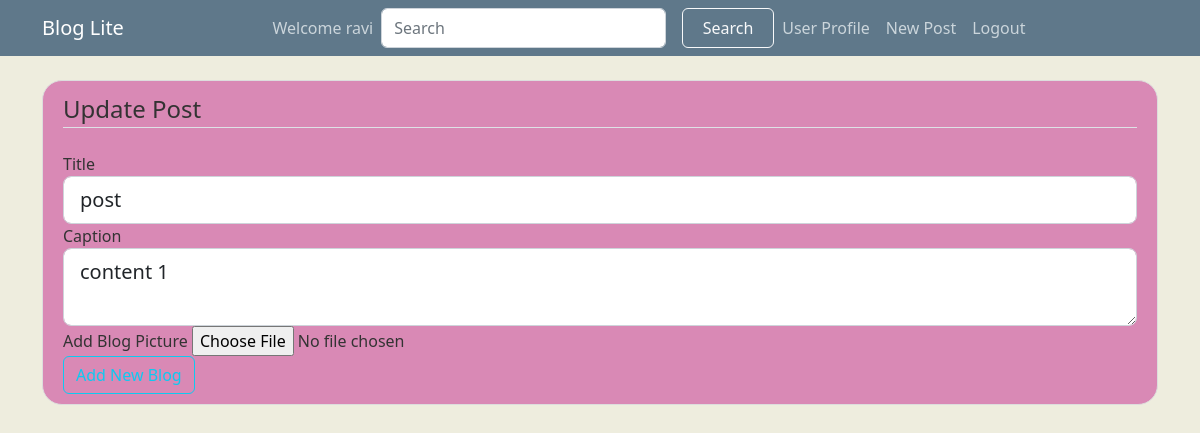
The app's page /post/2/update (signed in) with its own data.
### flaskblog/models.py (models this page shows, shortened)
class User(db.Model,UserMixin):
    id = db.Column(db.Integer, primary_key=True)
    username = db.Column(db.String(20), unique=True, nullable=False)
    email = db.Column(db.String(120), unique=True, nullable=False)
    image_file = db.Column(db.String(20), nullable=False, default='default.jpg')
    password = db.Column(db.String(60), nullable=False)
    posts = db.relationship('Post', backref='author', lazy=True)
    followed = db.relationship('User',
                               secondary=followers,
                               primaryjoin=(followers.c.follower_id == id),
                               secondaryjoin=(followers.c.followed_id == id),
                               backref=db.backref('followers')
                               )

class Post(db.Model):
    id = db.Column(db.Integer, primary_key=True)
    title = db.Column(db.String(100), nullable=False)
    post_image = db.Column(db.String(20),nullable=False,default='default_post.jpg')
    date_posted = db.Column(db.DateTime, nullable=False, default=datetime.utcnow)
    content = db.Column(db.Text, nullable=False)
    user_id = db.Column(db.Integer, db.ForeignKey('user.id'), nullable=False)
    likes = db.relationship('Like',       backref='post')

### flaskblog/routes.py (the view)
@app.route("/post/<int:post_id>/update", methods=['GET', 'POST'])
@login_required
def update_post(post_id):
    post = Post.query.get_or_404(post_id)
    if post.author != current_user:
        abort(403)        # import the about() function from flask library.
    form = PostForm()
    if form.validate_on_submit():
        if form.post_image.data:
            picture_file = save_post_picture(form.post_image.data)
            post.post_image = picture_file
        post.title = form.title.data
        post.content = form.content.data
        db.session.commit()
        flash('Your post has been updated!', 'success')
        return redirect(url_for('post', post_id=post.id))
    elif request.method == 'GET':
        form.title.data = post.title
        form.content.data = post.content
        form.post_image.data = post.post_image
    return render_template('create_post.html', title='Update Post',
                           form=form, legend='Update Post')

### flaskblog/forms.py
class PostForm(FlaskForm):
    title = StringField("Title" ,   validators=[DataRequired()])
    post_image =  FileField("Add Blog Picture",  validators=[FileAllowed(['jpg','jpeg', 'png'])])
    content = TextAreaField("Caption" , validators= [DataRequired()])
    submit= SubmitField("Add New Blog")

### flaskblog/models.py (called while the page is built)
@login_manager.user_loader
def load_user(user_id):
    return User.query.get(int(user_id))

### flaskblog/templates/create_post.html (shortened to what this page needs)
{% extends "layout.html" %}
{% block content %}
<div class="content-section">
    <form action="" method="POST" enctype="multipart/form-data">
        <fieldset class="form-group">
            <legend class="border-bottom mb-4">{{ legend }}</legend>
            <div class="form-group">
                {{ form.title.label(class="form-control-label") }}
                {% if form.title.errors %}
                {{ form.title(class="form-control form-control-lg is-invalid") }}
                <div class="invalid-feedback">
                    {% for error in form.title.errors %}
                    <span>{{error}}</span>
                    {% endfor %}
                </div>
                {% else %}
                {{ form.title(class="form-control form-control-lg") }}
                {% endif %}
            </div>
            <div class="form-group">
                {{ form.content.label(class="form-control-label") }}
                {% if form.content.errors %}
                {{ form.content(class="form-control form-control-lg is-invalid") }}
                <div class="invalid-feedback">
                    {% for error in form.content.errors %}
                    <span>{{error}}</span>
                    {% endfor %}
                </div>
                {% else %}
                {{ form.content(class="form-control form-control-lg") }}
                {% endif %}
            </div>
            <div class="form-group">
                {{ form.post_image.label() }}
                {{ form.post_image(class="form-control-file") }}
            </div>
        </fieldset>
        <div class="form-group">
            {{ form.submit(class="btn btn-outline-info")}}
        </div>
    </form>
</div>
{% endblock content %}

### flaskblog/templates/layout.html (shortened to what this page needs)
<!DOCTYPE html>
<html lang="en">
<head>
  <link rel="stylesheet" href="https://cdnjs.cloudflare.com/ajax/libs/font-awesome/4.7.0/css/font-awesome.min.css">
  <link href="https://cdn.jsdelivr.net/npm/bootstrap@5.2.3/dist/css/bootstrap.min.css" rel="stylesheet"
>
  <link rel="stylesheet" href="{{url_for('static',filename='main.css')}}">
</head>
<body>
  <header class="site-header">
    <nav class="navbar navbar-expand-md navbar-dark bg-steel fixed-top">
      <div class="container">
        <a class="navbar-brand mr-4" href="/"> Blog Lite</a>
        <div class="collapse navbar-collapse" id="navbarToggle">
          <div class="navbar-nav mx-auto">
            {% if current_user.is_authenticated %}
            <a class="nav-item nav-link" href="{{ url_for('profile') }}">Welcome {{current_user.username}}</a>
            <form action="{{url_for('search')}}" method="POST" class="d-flex mr-5" role="search">
              <input class="form-control me-3" name="search" type="search" placeholder="Search" aria-label="Search">
              <button class="btn btn-outline-light" type="submit">Search</button>
            </form>
            <a class="nav-item nav-link" href="{{ url_for('profile') }}">User Profile</a>
            <a class="nav-item nav-link" href="{{ url_for('new_post')}}">New Post</a>
            <a class="nav-item nav-link" href="{{ url_for('logout') }}">Logout</a>
            {% else %}
            <a class="nav-item nav-link" href="{{ url_for('login') }}">Login</a>
            <a class="nav-item nav-link" href="{{ url_for('register') }}">Register</a>
            {% endif %}
          </div>
        </div>
      </div>
    </nav>
  </header>
  <main role="main" class="container">
    <div class="row">
      <div class="col md-8">
        {% block content %}{% endblock %}
      </div>
    </div>
  </main>
</body>
</html>

### flaskblog/static/main.css (style rules this page uses)
body { background: #EEEDDE; color: #333333; margin-top: 5rem; }
.bg-steel { background-color: #5f788a; }
.site-header .navbar-nav .nav-link { color: #cbd5db; }
.content-section { background: #D989B5; padding: 10px 20px; border: 1px solid #dddddd; border-radius: 20px; margin-bottom: 20px; }
button { background: blue; border: none; padding: 5px 10px; color: whitesmoke; width: 120px; border-radius: 5px; transition: all .3s ease-in; }

### records on screen
User: username "ravi"
Post: title "post", content "content 1"

### other values on screen
{{ legend }} "Update Post"
